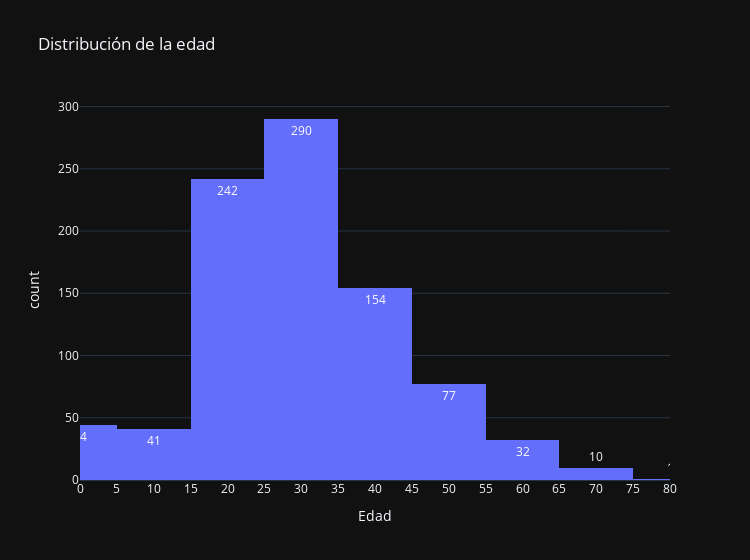

Here is the notebook cell this chart was saved with:
### Markdown cell above
#### Comprobamos la distribución de la edad

### Code cell
fig = px.histogram(df,range_x=[0,80], x="Age", nbins=10, text_auto=True, labels={"Age": "Edad"}, log_y=False,template="plotly_dark",width=750, histfunc="count", title="Distribución de la edad")
fig.update_xaxes(tick0=0, dtick=5)
fig.show()

### Figure 1 — Plotly figure (JSON) as saved in the notebook; plotly's stock layout.template omitted (floating-point values rounded to 4 significant figures; data arrays with more than 128 entries replaced by an {"elided": "..."} marker saying what was removed)
{"data": [{"alignmentgroup": "True", "bingroup": "x", "histfunc": "count", "hovertemplate": "Edad=%{x}<br>count=%{y}<extra></extra>", "legendgroup": "", "marker": {"color": "#636efa", "pattern": {"shape": ""}}, "name": "", "nbinsx": 10, "offsetgroup": "", "orientation": "v", "showlegend": false, "texttemplate": "%{value}", "type": "histogram", "x": {"elided": "891 float values"}, "xaxis": "x", "yaxis": "y"}], "layout": {"barmode": "relative", "legend": {"tracegroupgap": 0}, "title": {"text": "Distribución de la edad"}, "width": 750, "xaxis": {"anchor": "y", "domain": [0, 1], "dtick": 5, "range": [0, 80], "tick0": 0, "title": {"text": "Edad"}}, "yaxis": {"anchor": "x", "domain": [0, 1], "title": {"text": "count"}}}}
